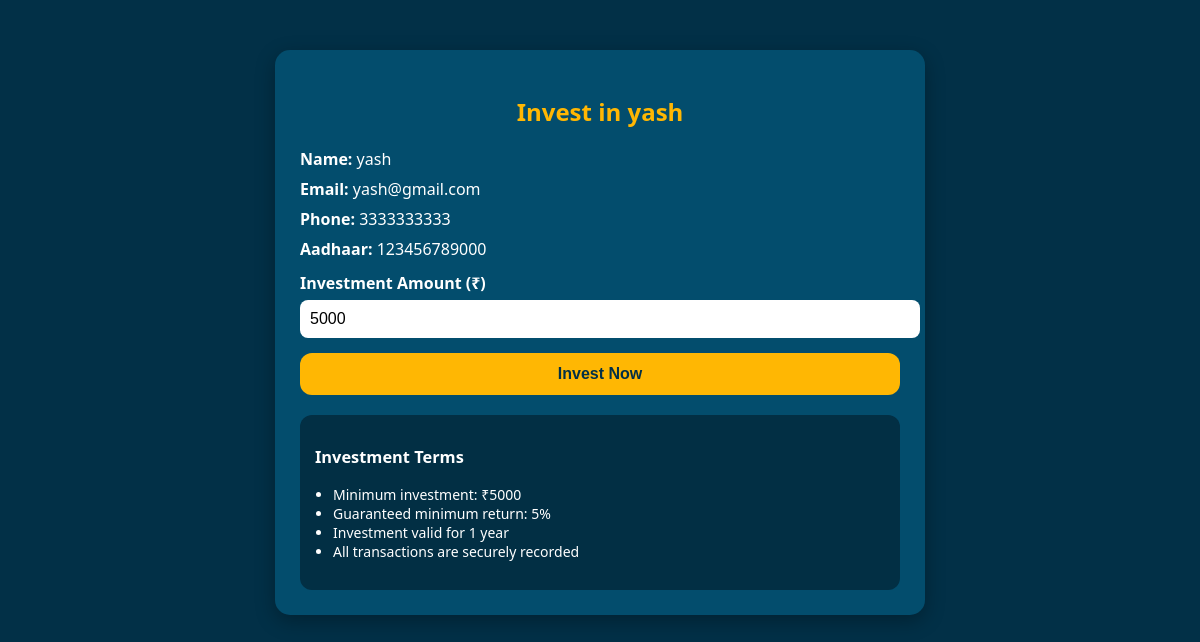
Screenshot of /vendor/invest/2/ with the database file from the repository.
### core/models.py (models this page shows, shortened)
class CustomUser(AbstractUser):
    ROLE_CHOICES = (
        ('vendor', 'Vendor'),
        ('investor', 'Investor'),
    )
    role = models.CharField(max_length=20, choices=ROLE_CHOICES)
    phone = models.CharField(max_length=15)
    aadhaar_pan = models.CharField(max_length=20)

### core/views.py (the view, shortened to what this page needs)
# urls.py: path('vendor/invest/<str:short_uid>/', views.invest_vendor, name='invest_vendor'),
def invest_vendor(request, short_uid):
    profile = get_object_or_404(VendorProfile.objects.select_related("vendor"),
                                unique_id__startswith=str(short_uid)[:16])
    vendor = profile.vendor
    return render(request, "invest_vendor.html", {"profile": profile, "vendor": vendor})

### core/templates/invest_vendor.html (shortened to what this page needs)
<!DOCTYPE html>
<html>
<head>
</head>
<body>
<div class="card">
    <h2>Invest in {{ vendor.username }}</h2>
    <div class="vendor-info">
        <p><b>Name:</b> {{ vendor.username }}</p>
        <p><b>Email:</b> {{ vendor.email }}</p>
        <p><b>Phone:</b> {{ vendor.phone }}</p>
        <p><b>Aadhaar:</b> {{ vendor.aadhaar_pan }}</p>
    </div>
    <form method="POST" class="invest-form">
        <label for="amount">Investment Amount (₹)</label>
        <input type="number" name="amount" id="amount" min="5000" value="5000" required>
        <button type="submit">Invest Now</button>
    </form>
    <div class="conditions">
        <h3>Investment Terms</h3>
        <ul>
            <li>Minimum investment: ₹5000</li>
            <li>Guaranteed minimum return: 5%</li>
            <li>Investment valid for 1 year</li>
            <li>All transactions are securely recorded</li>
        </ul>
    </div>
</div>
</body>
</html>

### core/templates/invest_vendor.html (style rules this page uses)
body { font-family: 'Segoe UI', sans-serif; background: #023047; color: #fff; margin: 0; padding: 20px; }
.card { background: #034d6d; border-radius: 15px; max-width: 600px; margin: 30px auto; padding: 25px; box-shadow: 0 6px 20px rgba(0,0,0,0.3); }
.card h2 { color: #FFB703; text-align: center; margin-bottom: 20px; }
.vendor-info p { margin: 8px 0; font-size: 16px; }
.invest-form label { display: block; margin: 12px 0 6px; font-weight: bold; }
.invest-form input[type="number"] { width: 100%; padding: 10px; border-radius: 8px; border: none; margin-bottom: 15px; font-size: 16px; }
.invest-form button { display: block; width: 100%; padding: 12px; background: #FFB703; color: #023047; font-weight: bold; border: none; border-radius: 12px; font-size: 16px; cursor: pointer; transition: 0.2s ease; }
.conditions { margin-top: 20px; padding: 15px; background: #022f44; border-radius: 12px; font-size: 14px; }
.conditions ul { padding-left: 18px; }

### rows the page displays
CustomUser: username "yash", email "yash@gmail.com", phone "3333333333", aadhaar_pan "123456789000"
